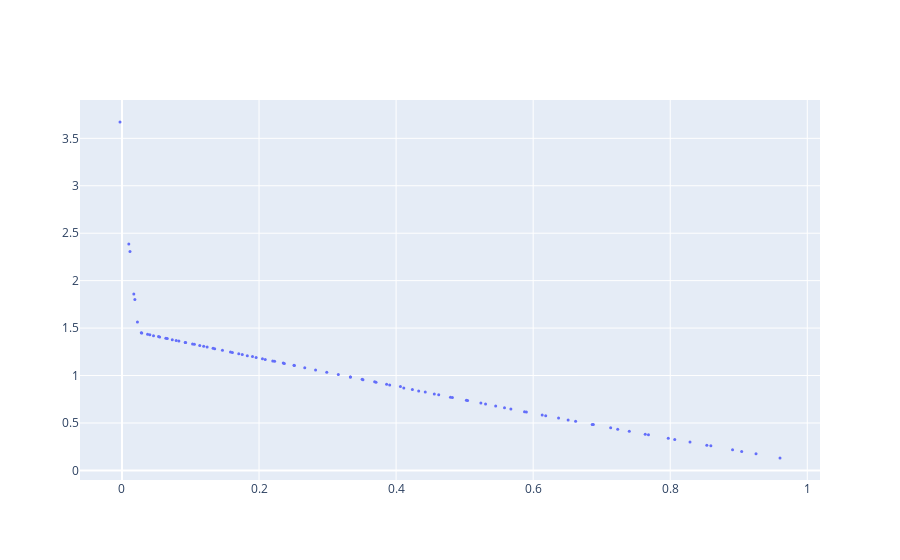

The notebook cell this image was saved under:
### Code cell
cf = generate_composite_front(objectives, objectives2)
fig = go.Figure(data=go.Scatter(x=cf[:,0],
                                y=cf[:,1],
                                   mode="markers",
                                   marker_size=3))
fig
